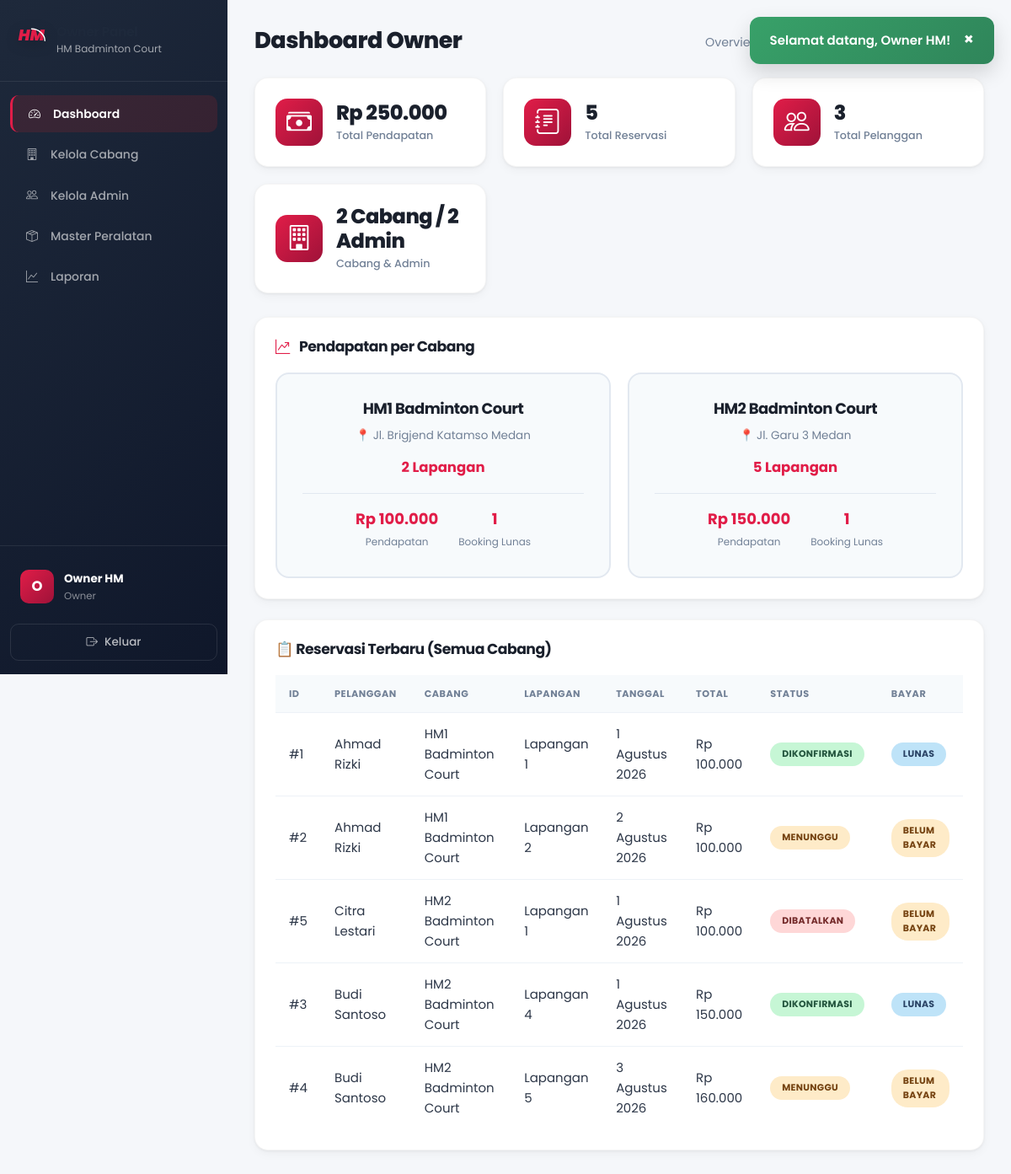
/owner/dashboard.php (signed in), run on the app's committed database.
### tables this page shows
CREATE TABLE IF NOT EXISTS cabang (
    id INT AUTO_INCREMENT PRIMARY KEY,
    nama VARCHAR(100) NOT NULL COMMENT 'Nama cabang',
    alamat VARCHAR(255) NOT NULL COMMENT 'Alamat lengkap cabang',
    jumlah_lapangan INT NOT NULL DEFAULT 0 COMMENT 'Jumlah lapangan di cabang',
    no_telepon VARCHAR(20) DEFAULT NULL COMMENT 'Nomor telepon cabang',
    created_at TIMESTAMP DEFAULT CURRENT_TIMESTAMP,
    
    INDEX idx_nama (nama)
);

CREATE TABLE IF NOT EXISTS reservasi (
    id INT AUTO_INCREMENT PRIMARY KEY,
    user_id INT NOT NULL COMMENT 'ID pelanggan pemesan',
    lapangan_id INT NOT NULL COMMENT 'ID lapangan yang dipesan',
    tanggal DATE NOT NULL COMMENT 'Tanggal main',
    waktu_mulai TIME NOT NULL COMMENT 'Jam mulai bermain',
    waktu_selesai TIME NOT NULL COMMENT 'Jam selesai bermain',
    durasi_jam INT NOT NULL COMMENT 'Lama sewa dalam jam',
    total_harga INT NOT NULL COMMENT 'Total biaya',
    catatan TEXT COMMENT 'Catatan tambahan dari pelanggan',
    status ENUM('pending', 'confirmed', 'cancelled', 'completed') DEFAULT 'pending' 
        COMMENT 'pending=menunggu, confirmed=dikonfirmasi, cancelled=dibatalkan, completed=selesai',
    payment_status ENUM('unpaid', 'dp_paid', 'paid') DEFAULT 'unpaid'
        COMMENT 'Status pembayaran',
    total_dibayar INT DEFAULT 0 COMMENT 'Total yang sudah dibayar',
    created_at TIMESTAMP DEFAULT CURRENT_TIMESTAMP,
    updated_at TIMESTAMP DEFAULT CURRENT_TIMESTAMP ON UPDATE CURRENT_TIMESTAMP,
    
    FOREIGN KEY (user_id) REFERENCES users(id) ON DELETE CASCADE,
    FOREIGN KEY (lapangan_id) REFERENCES lapangan(id) ON DELETE CASCADE,
    
    INDEX idx_tanggal (tanggal),
    INDEX idx_status (status),
    INDEX idx_payment_status (payment_status),
    INDEX idx_user (user_id),
    INDEX idx_lapangan_tanggal (lapangan_id, tanggal)
);

CREATE TABLE IF NOT EXISTS users (
    id INT AUTO_INCREMENT PRIMARY KEY,
    nama VARCHAR(100) NOT NULL COMMENT 'Nama lengkap',
    email VARCHAR(100) UNIQUE NOT NULL COMMENT 'Email untuk login',
    password VARCHAR(255) NOT NULL COMMENT 'Password terenkripsi bcrypt',
    no_telepon VARCHAR(20) NOT NULL COMMENT 'Nomor WhatsApp/telepon',
    role ENUM('user', 'admin', 'owner') DEFAULT 'user' COMMENT 'user=pelanggan, admin=admin cabang, owner=pemilik',
    cabang_id INT DEFAULT NULL COMMENT 'Cabang yang dikelola (khusus admin)',
    is_active TINYINT(1) DEFAULT 1 COMMENT '1=aktif, 0=nonaktif',
    foto VARCHAR(255) DEFAULT NULL COMMENT 'Path foto profil',
    created_at TIMESTAMP DEFAULT CURRENT_TIMESTAMP COMMENT 'Tanggal registrasi',
    
    INDEX idx_email (email),
    INDEX idx_role (role)
);

CREATE TABLE IF NOT EXISTS lapangan (
    id INT AUTO_INCREMENT PRIMARY KEY,
    cabang_id INT NOT NULL COMMENT 'ID cabang pemilik lapangan',
    nama VARCHAR(50) NOT NULL COMMENT 'Nama lapangan (Lapangan 1, 2, dst)',
    tipe ENUM('indoor', 'outdoor') DEFAULT 'indoor' COMMENT 'Tipe lapangan',
    status ENUM('tersedia', 'perawatan', 'tidak_aktif') DEFAULT 'tersedia' COMMENT 'Status ketersediaan',
    
    FOREIGN KEY (cabang_id) REFERENCES cabang(id) ON DELETE CASCADE,
    INDEX idx_cabang (cabang_id),
    INDEX idx_status (status)
);

### config/functions.php (called while the page is built, shortened)
<?php
function getCabang() {
    $db = getDB();
    return $db->query("SELECT * FROM cabang ORDER BY id")->fetchAll();
}
function getStatusLabel($status) {
    $labels = [
        'pending' => 'Menunggu',
        'confirmed' => 'Dikonfirmasi',
        'cancelled' => 'Dibatalkan',
        'completed' => 'Selesai'
    ];
    return $labels[$status] ?? ucfirst($status);
}
function getStatusBadgeClass($status) {
    return 'badge-' . $status;
}
function getPaymentStatusLabel($status) {
    $labels = [
        'unpaid' => 'Belum Bayar',
        'dp_paid' => 'DP Dibayar',
        'paid' => 'Lunas'
    ];
    return $labels[$status] ?? ucfirst($status);
}
function getPaymentStatusBadgeClass($status) {
    $classes = [
        'unpaid' => 'badge-pending',
        'dp_paid' => 'badge-confirmed',
        'paid' => 'badge-completed'
    ];
    return $classes[$status] ?? 'badge-pending';
}
function formatRupiah($angka) {
    return 'Rp ' . number_format($angka, 0, ',', '.');
}
function formatTanggal($tanggal) {
    $bulan = ['','Januari','Februari','Maret','April','Mei','Juni','Juli','Agustus','September','Oktober','November','Desember'];
    $t = explode('-', substr($tanggal, 0, 10));
    return (int)$t[2] . ' ' . $bulan[(int)$t[1]] . ' ' . $t[0];
}
?>

### owner/dashboard.php (the view, shortened to what this page needs)
<?php
$db = getDB();
$cabang = getCabang();
$totalReservasi = $db->query("SELECT COUNT(*) FROM reservasi")->fetchColumn();
$totalPendapatan = $db->query("SELECT COALESCE(SUM(total_harga), 0) FROM reservasi WHERE payment_status = 'paid'")->fetchColumn();
$totalPelanggan = $db->query("SELECT COUNT(*) FROM users WHERE role = 'user'")->fetchColumn();
$totalAdmin = $db->query("SELECT COUNT(*) FROM users WHERE role = 'admin'")->fetchColumn();
$laporanCabang = [];
foreach ($cabang as $c) {
    $stmt = $db->prepare("SELECT COALESCE(SUM(r.total_harga), 0) as total, COUNT(r.id) as jumlah
        FROM reservasi r JOIN lapangan l ON r.lapangan_id = l.id
        WHERE l.cabang_id = ? AND r.payment_status = 'paid'");
    $stmt->execute([$c['id']]);
    $data = $stmt->fetch();
    $laporanCabang[] = array_merge($c, $data);
}
$reservasiTerbaru = $db->query("SELECT r.*, l.nama as lapangan_nama, c.nama as cabang_nama, u.nama as user_nama
    FROM reservasi r
    JOIN lapangan l ON r.lapangan_id = l.id
    JOIN cabang c ON l.cabang_id = c.id
    JOIN users u ON r.user_id = u.id
    ORDER BY r.created_at DESC LIMIT 10")->fetchAll();
require_once __DIR__ . '/../includes/header.php';
?>
<div class="dashboard-layout">
    <?php require_once __DIR__ . '/../includes/sidebar_owner.php'; ?>
    <main class="main-content">
        <header class="page-header">
            <h1>Dashboard Owner</h1>
            <p class="page-subtitle">Overview semua cabang HM Badminton Court</p>
        </header>
        <div class="stats-grid">
            <div class="stat-card">
                <div class="stat-icon"><i class="bi bi-cash-stack"></i></div>
                <div class="stat-info">
                    <h3><?php echo formatRupiah($totalPendapatan); ?></h3>
                    <p>Total Pendapatan</p>
                </div>
            </div>
            <div class="stat-card">
                <div class="stat-icon"><i class="bi bi-journal-text"></i></div>
                <div class="stat-info">
                    <h3><?php echo $totalReservasi; ?></h3>
                    <p>Total Reservasi</p>
                </div>
            </div>
            <div class="stat-card">
                <div class="stat-icon"><i class="bi bi-people"></i></div>
                <div class="stat-info">
                    <h3><?php echo $totalPelanggan; ?></h3>
                    <p>Total Pelanggan</p>
                </div>
            </div>
            <div class="stat-card">
                <div class="stat-icon"><i class="bi bi-building"></i></div>
                <div class="stat-info">
                    <h3><?php echo count($cabang); ?> Cabang / <?php echo $totalAdmin; ?> Admin</h3>
                    <p>Cabang & Admin</p>
                </div>
            </div>
        </div>
        <div class="content-section">
            <h2><i class="bi bi-graph-up-arrow text-primary" style="margin-right: 8px;"></i> Pendapatan per Cabang</h2>
            <div class="cabang-grid">
                <?php foreach ($laporanCabang as $lc): ?>
                <div class="cabang-card">
                    <h3><?php echo $lc['nama']; ?></h3>
                    <p class="cabang-alamat">📍 <?php echo $lc['alamat']; ?></p>
                    <p class="cabang-lapangan"><?php echo $lc['jumlah_lapangan']; ?> Lapangan</p>
                    <div class="cabang-stats">
                        <div>
                            <strong><?php echo formatRupiah($lc['total']); ?></strong>
                            <small>Pendapatan</small>
                        </div>
                        <div>
                            <strong><?php echo $lc['jumlah']; ?></strong>
                            <small>Booking Lunas</small>
                        </div>
                    </div>
                </div>
                <?php endforeach; ?>
            </div>
        </div>
        <div class="content-section">
            <h2>📋 Reservasi Terbaru (Semua Cabang)</h2>
            <div class="table-responsive">
                <table class="data-table">
                    <thead>
                        <tr><th>ID</th><th>Pelanggan</th><th>Cabang</th><th>Lapangan</th><th>Tanggal</th><th>Total</th><th>Status</th><th>Bayar</th></tr>
                    </thead>
                    <tbody>
                        <?php foreach ($reservasiTerbaru as $r): ?>
                        <tr>
                            <td>#<?php echo $r['id']; ?></td>
                            <td><?php echo $r['user_nama']; ?></td>
                            <td><?php echo $r['cabang_nama']; ?></td>
                            <td><?php echo $r['lapangan_nama']; ?></td>
                            <td><?php echo formatTanggal($r['tanggal']); ?></td>
                            <td><?php echo formatRupiah($r['total_harga']); ?></td>
                            <td><span class="badge <?php echo getStatusBadgeClass($r['status']); ?>"><?php echo getStatusLabel($r['status']); ?></span></td>
                            <td><span class="badge <?php echo getPaymentStatusBadgeClass($r['payment_status']); ?>"><?php echo getPaymentStatusLabel($r['payment_status']); ?></span></td>
                        </tr>
                        <?php endforeach; ?>
                    </tbody>
                </table>
            </div>
        </div>
    </main>
</div>
<?php require_once __DIR__ . '/../includes/footer.php'; ?>

### assets/css/design-system.css (style rules this page uses)
:root { --primary: #E11D48; --primary-dark: #BE123C; --primary-light: #FFE4E6; --primary-50: #FFF1F2; --primary-100: #FFE4E6; --primary-200: #FECDD3; --primary-500: #F43F5E; --primary-600: #E11D48; --primary-700: #BE123C; --primary-800: #9F1239; --primary-900: #881337; --secondary: #0F172A; --secondary-dark: #020617; --secondary-light: #1E293B; --secondary-50: #F8FAFC; --secondary-100: #F1F5F9; --secondary-200: #E2E8F0; --secondary-300: #CBD5E1; --secondary-400: #94A3B8; --secondary-500: #64748B; --secondary-600: #475569; --secondary-700: #334155; --secondary-800: #1E293B; --secondary-900: #0F172A; --accent: #FFB300; --accent-dark: #D97706; --accent-light: #FEF3C7; --success: #16A34A; --success-light: #DCFCE7; --success-dark: #15803D; --warning: #F59E0B; --warning-light: #FEF3C7; --warning-dark: #D97706; --danger: #DC2626; --danger-light: #FEE2E2; --danger-dark: #B91C1C; --info: #2563EB; --info-light: #DBEAFE; --info-dark: #1D4ED8; --bg-body: #F8FAFC; --bg-surface: #FFFFFF; --bg-surface-hover: #F1F5F9; --bg-muted: #F1F5F9; --bg-overlay: rgba(15, 23, 42, 0.6); --text-primary: #1E293B; --text-secondary: #64748B; --text-muted: #94A3B8; --text-inverse: #FFFFFF; --text-link: #DC2626; --border: #E2E8F0; --border-light: #F1F5F9; --border-dark: #CBD5E1; --border-focus: #DC2626; --shadow-xs: 0 1px 2px rgba(0, 0, 0, 0.05); --shadow-sm: 0 1px 3px rgba(0, 0, 0, 0.06), 0 1px 2px rgba(0, 0, 0, 0.04); --shadow-md: 0 4px 6px -1px rgba(0, 0, 0, 0.07), 0 2px 4px -2px rgba(0, 0, 0, 0.05); --shadow-lg: 0 10px 15px -3px rgba(0, 0, 0, 0.08), 0 4px 6px -4px rgba(0, 0, 0, 0.04); --shadow-xl: 0 20px 25px -5px rgba(0, 0, 0, 0.1), 0 8px 10px -6px rgba(0, 0, 0, 0.04); --shadow-2xl: 0 25px 50px -12px rgba(0, 0, 0, 0.2); --shadow-primary: 0 4px 14px rgba(220, 38, 38, 0.35); --shadow-card: 0 1px 3px rgba(0, 0, 0, 0.06), 0 4px 12px rgba(0, 0, 0, 0.04); --radius-sm: 6px; --radius-md: 10px; --radius-lg: 14px; --radius-xl: 20px; --radius-2xl: 24px; --radius-full: 9999px; --space-1: 4px; --space-2: 8px; --space-3: 12px; --space-4: 16px; --space-5: 20px; --space-6: 24px; --space-8: 32px; --space-10: 40px; --space-12: 48px; --space-16: 64px; --space-20: 80px; --font-sans: 'Poppins', 'Inter', 'Nunito Sans', 'Segoe UI', system-ui, -apple-system, sans-serif; --font-mono: 'JetBrains Mono', 'Fira Code', 'Courier New', monospace; --fw-light: 300; --fw-regular: 400; --fw-medium: 500; --fw-semibold: 600; --fw-bold: 700; --fw-extrabold: 800; --fw-black: 900; --fs-caption: 0.75rem; --fs-small: 0.8125rem; --fs-body: 0.9375rem; --fs-body-lg: 1rem; --fs-nav: 0.9rem; --fs-button: 0.9375rem; --fs-h4: 1.125rem; --fs-h3: 1.25rem; --fs-h2: 1.5rem; --fs-h1: 2rem; --fs-display: 2.5rem; --fs-display-lg: 3.5rem; --lh-tight: 1.2; --lh-snug: 1.375; --lh-normal: 1.6; --lh-relaxed: 1.75; --ls-tight: -0.5px; --ls-normal: 0; --ls-wide: 0.5px; --ls-wider: 1px; --transition-fast: 0.15s ease; --transition-base: 0.2s ease; --transition-smooth: 0.3s cubic-bezier(0.4, 0, 0.2, 1); --transition-bounce: 0.4s cubic-bezier(0.16, 1, 0.3, 1); --z-dropdown: 50; --z-sticky: 100; --z-fixed: 200; --z-overlay: 300; --z-modal: 400; --z-popover: 500; --z-toast: 600; --gradient-primary: linear-gradient(135deg, #E11D48 0%, #9F1239 100%); --gradient-secondary: linear-gradient(135deg, #1E293B 0%, #0F172A 100%); --gradient-accent: linear-gradient(135deg, #FFB300 0%, #D97706 100%); --gradient-hero: linear-gradient(135deg, #E11D48 0%, #881337 100%); --gradient-sidebar: linear-gradient(180deg, #1E293B 0%, #0F172A 100%); --gradient-success: linear-gradient(135deg, #10B981, #047857); --gradient-danger: linear-gradient(135deg, #EF4444, #C084FC); }
*, *::before, *::after { box-sizing: border-box; }
html { scroll-behavior: smooth; -webkit-text-size-adjust: 100%; }
body { font-family: var(--font-sans); font-size: var(--fs-body); font-weight: var(--fw-regular); line-height: var(--lh-normal); color: var(--text-primary); background-color: var(--bg-body); -webkit-font-smoothing: antialiased; -moz-osx-font-smoothing: grayscale; }
h1, h2, h3, h4, h5, h6 { font-family: var(--font-sans); font-weight: var(--fw-bold); line-height: var(--lh-tight); letter-spacing: var(--ls-tight); color: var(--text-primary); }
h1, .h1 { font-size: var(--fs-h1); font-weight: var(--fw-extrabold); }
h2, .h2 { font-size: var(--fs-h2); font-weight: var(--fw-bold); }
h3, .h3 { font-size: var(--fs-h3); font-weight: var(--fw-bold); }
.text-primary { color: var(--primary) !important; }

### data on the page
cabang: nama "HM1 Badminton Court", alamat "Jl. Brigjend Katamso Medan", jumlah_lapangan "2", total "Rp 100.000", id "1"
cabang: nama "HM2 Badminton Court", alamat "Jl. Garu 3 Medan", jumlah_lapangan "5", total "Rp 150.000", jumlah "1"
reservasi: id "1", user.nama "Ahmad Rizki", cabang.nama "HM1 Badminton Court", lapangan.nama "Lapangan 1", tanggal "1 Agustus 2026", total_harga "Rp 100.000", status "DIKONFIRMASI", payment_status "LUNAS"
reservasi: id "2", user.nama "Ahmad Rizki", cabang.nama "HM1 Badminton Court", lapangan.nama "Lapangan 2", tanggal "2 Agustus 2026", total_harga "Rp 100.000", status "MENUNGGU", payment_status "BELUM BAYAR"
reservasi: id "5", user.nama "Citra Lestari", cabang.nama "HM2 Badminton Court", lapangan.nama "Lapangan 1", tanggal "1 Agustus 2026", total_harga "Rp 100.000", status "DIBATALKAN", payment_status "BELUM BAYAR"
reservasi: id "3", user.nama "Budi Santoso", cabang.nama "HM2 Badminton Court", lapangan.nama "Lapangan 4", tanggal "1 Agustus 2026", total_harga "Rp 150.000", status "DIKONFIRMASI", payment_status "LUNAS"
reservasi: id "4", user.nama "Budi Santoso", cabang.nama "HM2 Badminton Court", lapangan.nama "Lapangan 5", tanggal "3 Agustus 2026", total_harga "Rp 160.000", status "MENUNGGU", payment_status "BELUM BAYAR"

### other printed values
$flash['message'] "Selamat datang, Owner HM!"
substr($_SESSION['nama'], 0, 1) "O"
$_SESSION['nama'] "Owner HM"
formatRupiah($totalPendapatan) "Rp 250.000"
$totalReservasi "5"
$totalPelanggan "3"
count($cabang) "2"
$totalAdmin "2"
